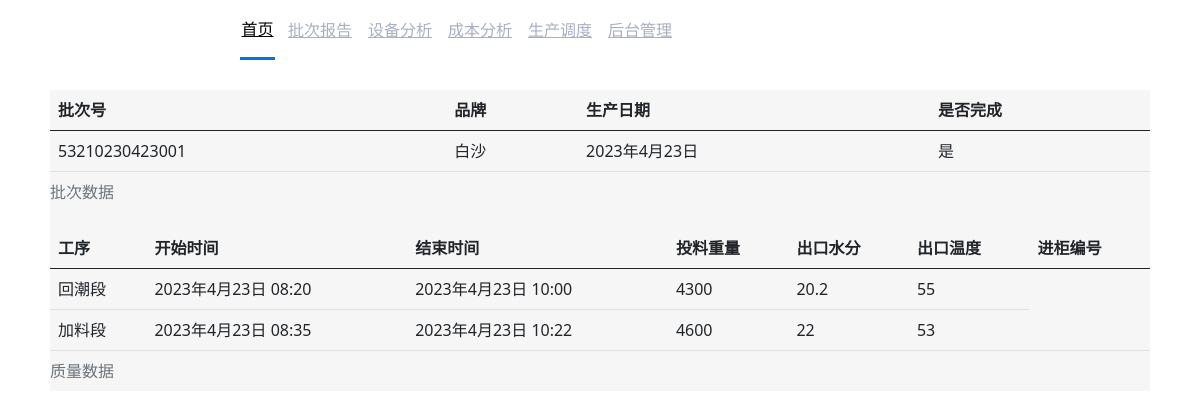
/catalog/pici_data/3, run on the app's committed database.
### catalog/models.py (models this page shows, shortened)
class  pici_data(models.Model):
    picihao = models.CharField(max_length=200)
    pinpai = models.CharField(max_length=50)
    shengchan_date = models.DateField()
    kaibao_up_time = models.DateTimeField()
    kaibao_down_time = models.DateTimeField()
    kaibao_weight = models.CharField(max_length=20)
    songsan_up_time = models.DateTimeField()
    songsan_down_time = models.DateTimeField()
    songsan_weight = models.CharField(max_length=20)
    songsan_shuifen_value = models.CharField(max_length=20)
    songsan_wendu_value = models.CharField(max_length=20)
    songsan_rate = models.CharField(max_length=20)
    jialiao_up_time = models.DateTimeField(default="")
    jialiao_down_time = models.DateTimeField(default="")
    jialiao_weight = models.CharField(max_length=20,default="")
    jialiao_jingdu = models.CharField(max_length=20,default="")
    jialiao_wendu_value = models.CharField(max_length=20,default="")
    jialiao_shuifen_value = models.CharField(max_length=20,default="")
    chugui_bianhao = models.CharField(max_length=20,default="")
    jingui_kaishi_time = models.DateTimeField(default="")
    jingui_jieshu_time = models.DateTimeField(default="")
    chugui_kaishi_time = models.DateTimeField(default="")
    chugui_jieshu_time = models.DateTimeField(default="")

### catalog/views.py (the view)
# urls.py: path('pici_data/<int:pk>', views.pici_detail_view, name='pici-detail'),
def pici_detail_view(request,pk):
    pici_id=pici_data.objects.get(pk=pk)
    return render(
        request,
        'catalog/pici_detail.html',
        context={'pici_data':pici_id,}
    )

### catalog/templates/catalog/pici_detail.html (shortened to what this page needs)
{% extends "home.html" %}
{% block content %}
<head>
  {% load static %}
  <link rel="stylesheet" href="{% static 'css/bootstrap.min.css'%}">
</head>
<div class="table_div">
  <table class="table table-hover">
    <caption>批次数据</caption>
    <thead>
      <tr>
        <th>批次号</th>
        <th>品牌</th>
        <th>生产日期</th>
        <th>是否完成</th>
      </tr>
    </thead>
    <tbody>
      <tr>
        <td>{{ pici_data.picihao }}</td>
        <td>{{ pici_data.pinpai }}</td>
        <td>{{ pici_data.shengchan_date }}</td>
        <td>是</td>
      </tr>
    </tbody>
  </table>
  <table class="table table-hover">
    <caption>质量数据</caption>
    <thead>
      <tr>
        <th>工序</th>
        <th>开始时间</th>
        <th>结束时间</th>
        <th>投料重量</th>
        <th>出口水分</th>
        <th>出口温度</th>
        <th>进柜编号</th>
      </tr>
    </thead>
    <tbody>
      <tr>
        <td>回潮段</td>
        <td>{{ pici_data.songsan_up_time }}</td>
        <td>{{ pici_data.songsan_down_time }}</td>
        <td>{{ pici_data.songsan_weight }}</td>
        <td>{{ pici_data.songsan_shuifen_value }}</td>
        <td>{{ pici_data.songsan_wendu_value }}</td>
      </tr>
      <tr>
        <td>加料段</td>
        <td>{{ pici_data.jialiao_up_time }}</td>
        <td>{{ pici_data.jialiao_down_time }}</td>
        <td>{{ pici_data.jialiao_weight }}</td>
        <td>{{ pici_data.jialiao_shuifen_value }}</td>
        <td>{{ pici_data.jialiao_wendu_value }}</td>
        <td>{{ 2号柜 }}</td>
      </tr>
    </tbody>
  </table>
{% endblock %}

### catalog/static/css/DaoHangLan.css (style rules this page uses)
body { background-color: #F6F6F6; margin: 0; }

### catalog/templates/catalog/pici_detail.html (style rules this page uses)
.table_div { margin-top:30px; margin-bottom:10px; margin-right:50px; margin-left:50px; background-color: #F6F6F6; }

### data on the page
pici_data: picihao "53210230423001", pinpai "白沙", shengchan_date "2023年4月23日", songsan_up_time "2023年4月23日 08:20", songsan_down_time "2023年4月23日 10:00", songsan_weight "4300", songsan_shuifen_value "20.2", songsan_wendu_value "55", jialiao_up_time "2023年4月23日 08:35", jialiao_down_time "2023年4月23日 10:22", jialiao_weight "4600", jialiao_shuifen_value "22", jialiao_wendu_value "53"
